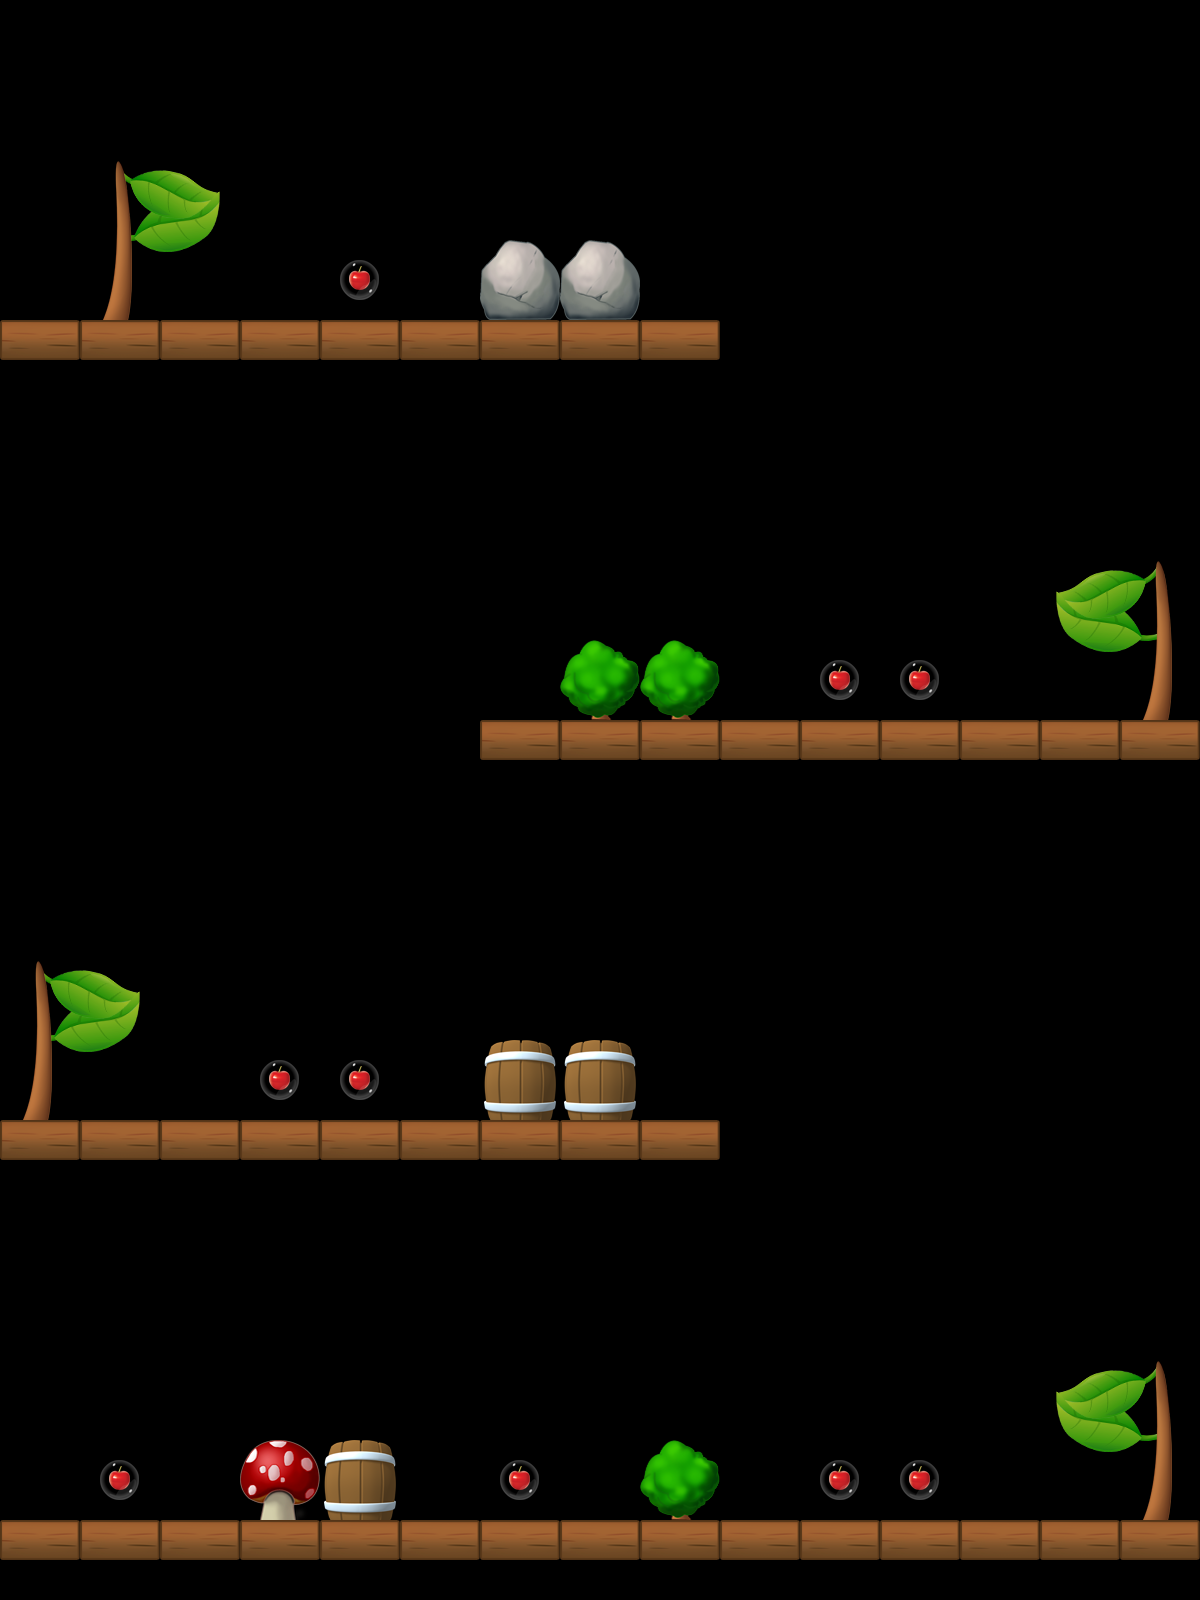

A level layout from a 2D game, rendered from its tile map. Below: a short description, then the map file with tile-grid data replaced by summaries:
An orthogonal 15x20 tile map with 80x80 px tiles, 1 tile layer (Level).

<map version="1.0" orientation="orthogonal" width="15" height="20" tilewidth="80" tileheight="80">
 <properties>
  <property name="StartDirection" value="0" />
 </properties>
 <tileset firstgid="1" name="Untitled" tilewidth="80" tileheight="80">
  <image source="tileset.png" width="640" height="320" />
 </tileset>
 <layer name="Level" width="15" height="20">
  <data>[300 cells, 77 non-empty, 15 distinct tile ids]</data>
 </layer>
</map>
